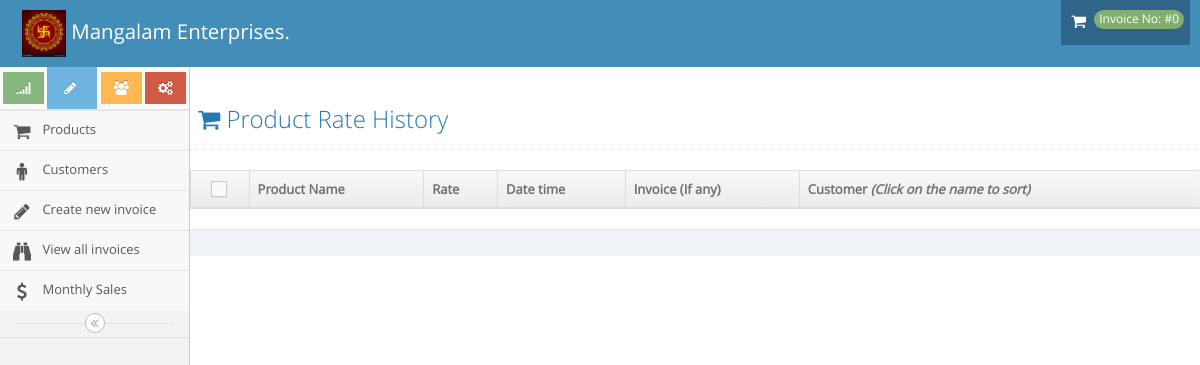
Page /products/history/206 on the earlier database version.
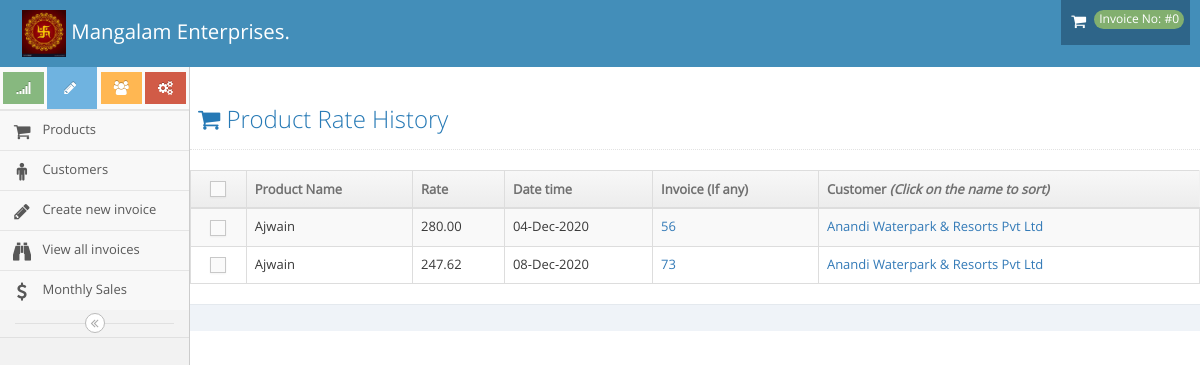
Same page on the later database version.
### tables this page shows
CREATE TABLE `product_rate_history` (
  `id` int(11) NOT NULL,
  `product_id` int(11) DEFAULT NULL,
  `invoice_id` int(11) DEFAULT NULL,
  `rate` float DEFAULT NULL,
  `created_at` timestamp NOT NULL DEFAULT CURRENT_TIMESTAMP ON UPDATE CURRENT_TIMESTAMP
);

CREATE TABLE `products` (
  `id` int(11) NOT NULL,
  `name` varchar(1000) DEFAULT NULL,
  `rate` float DEFAULT NULL,
  `unit` varchar(100) NOT NULL,
  `hsn` varchar(100) DEFAULT NULL,
  `gst` int(11) DEFAULT NULL,
  `active` enum('1','0') NOT NULL DEFAULT '1'
);

CREATE TABLE `invoice` (
  `id` int(11) NOT NULL,
  `customer_id` int(11) NOT NULL,
  `created_at` datetime NOT NULL DEFAULT CURRENT_TIMESTAMP,
  `invoice_no` int(11) NOT NULL,
  `date` date DEFAULT NULL,
  `total` float DEFAULT NULL,
  `locked` int(11) NOT NULL DEFAULT '0'
);

CREATE TABLE `customer` (
  `id` int(11) NOT NULL,
  `name` varchar(200) NOT NULL,
  `email` varchar(100) NOT NULL,
  `contact` varchar(20) NOT NULL,
  `address` longtext NOT NULL,
  `pincode` varchar(10) NOT NULL,
  `city` varchar(100) NOT NULL,
  `state` varchar(100) NOT NULL,
  `gst_no` varchar(100) NOT NULL,
  `pan` varchar(19) DEFAULT NULL
);

### application/helpers/functions_helper.php (called while the page is built, shortened)
<?php
function date_converter($dt=null) {
          return date('d-M-Y',strtotime($dt));
}
function _getAdminLoadView($template_name, $data = array()) {
          $CI = & get_instance();
          $CI->load->view('header', $data);
          $CI->load->view($template_name, $data);
}
?>

### application/controllers/products.php (called while the page is built, shortened)
<?php
class Products extends CI_Controller {
	public function history($pro_id,$cust_id=null){
		$data['pro_data'] = $pro_data = $this->Invoice_Model->productRateHistory($pro_id,$cust_id);
		_getAdminLoadView('product_history',$data);
	}
}

### index.php (called while the page is built, shortened)
<?php
require_once BASEPATH.'core/CodeIgniter.php';

### application/models/Invoice_Model.php (called while the page is built, shortened)
<?php
class Invoice_Model extends CI_Model {
  public function productRateHistory($pro_id,$cust_id=0){
    $this->db->select('*,c.name as cname,prh.created_at as time,prh.rate as hrate, products.name as pname');
    $this->db->from('product_rate_history as prh');
    $this->db->join('products', 'prh.product_id = products.id','left');
    $this->db->join('invoice as i', 'i.id = prh.invoice_id','left');
    $this->db->join('customer as c', 'i.customer_id = c.id','left');
    $this->db->where(array('products.id' => $pro_id));
    $query = $this->db->get();
    return ($query->result_array());
  }
}

### application/views/product_history.php (the view, shortened to what this page needs)
<div class="page-content">
					</div>
						<div class="page-header">
							<h1>
								<i class="menu-icon fa fa-shopping-cart"></i>
								Product Rate History
							</h1>
						</div>
						<div class="row">
									<div class="col-xs-12">
										<div class="clearfix">
										</div>
										<div>
											<table id="dynamic-table" class="table table-striped table-bordered table-hover">
												<thead>
													<tr>
														<th class="center">
															<label class="pos-rel">
																<span class="lbl"></span>
															</label>
														</th>
														<th>Product Name</th>
														<th>Rate</th>
														<th>Date time</th>
														<th>Invoice (If any)</th>
														<th>Customer <em>(Click on the name to sort)</em></th>
													</tr>
												</thead>
												<tbody>
													<?php
													foreach((array)$pro_data as $em){
                    ?>
													<tr id="tr_<?php echo $em['id']?>">
														<td class="center">
															<label class="pos-rel">
																<span class="lbl"></span>
															</label>
														</td>
														<td><?php echo $em['pname']?></td>
														<td><?php echo number_format($em['hrate'],2)?></td>
														<td><?php echo date_converter($em['time'])?></td>
														<td><a href="<?php echo base_url('invoice/view_invoice/').$em['invoice_id']; ?>"><?php echo $em['invoice_no']?></a></td>
														<td><a href="<?php echo base_url('products/history/').$em['product_id'].'/'.$em['customer_id']; ?>"><?php echo $em['cname']?></a></td>
													</tr>
												<?php } ?>
												</tbody>
												</table>
											</div>
											<div class="modal-footer no-margin-top">
											</div>
										</div>
									</div>
								</div>
							</div>
						</div>
					</div>

Differences in the rows shown:
added product_rate_history: product.name "Ajwain", rate "280.00", created_at "04-Dec-2020", invoice.invoice_no "56", customer.name "Anandi Waterpark & Resorts Pvt Ltd"
added product_rate_history: product.name "Ajwain", rate "247.62", created_at "08-Dec-2020", invoice.invoice_no "73", customer.name "Anandi Waterpark & Resorts Pvt Ltd"
